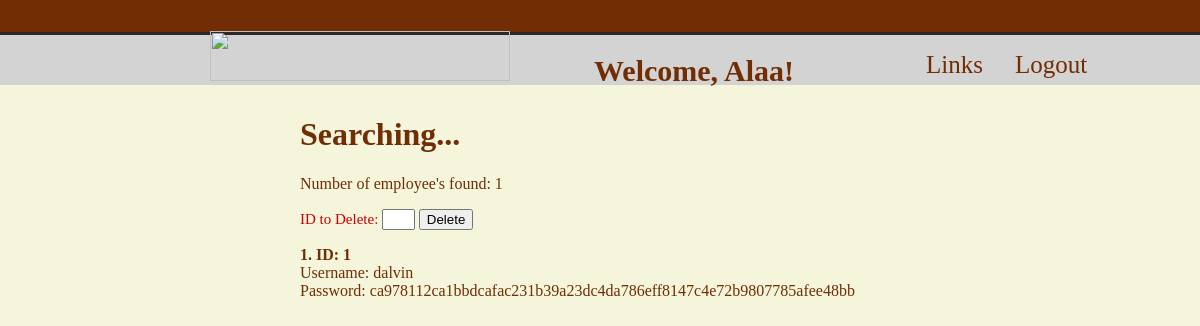
The app's page /results2.php (signed in) with its own data.
### tables this page shows
CREATE TABLE IF NOT EXISTS `employee` (
  `id` int(11) NOT NULL AUTO_INCREMENT,
  `username` varchar(255) NOT NULL,
  `password` varchar(255) NOT NULL,
  PRIMARY KEY (`id`)
);

### results2.php (the view, shortened to what this page needs)
<?php
require ('connect.php');
?>
<html>
<head><title>Welcome to Babies World</title>
</head>
<body>
<div id="top"></div>
<div id="gray">
<div id="pic"> <img id="logo" src="img/logo.png" width="300px" height="50px">
<span style="font-size:30px;color:#712D04;padding:10px;margin-left:70px;font-weight:bold;">Welcome, <?php echo ucfirst($_SESSION['login_user'])."!"; ?></span>
<ul id="navbar" style="margin-top:-50px;">
  <li><a href="index.php">Links</a></li>
  <li><a href="index.php?logout=true">Logout</a></li>
</ul>
</div>
</div>
<div id="mid">
<h1>Searching...</h1>
<?php
  $searchterm=trim($_POST['searchterm']);
  $query = "select * FROM employee WHERE username like '%$searchterm%'";
  $result = $dbcon->query($query);
  $num_results = $result->num_rows;
  echo "<p>Number of employee's found: ".$num_results."</p>";
  echo "<form method='post' action='results2.php'>";
echo "<div style = 'font-size:15px; color:#cc0000; margin-top:10px'>ID to Delete: <input type='text' size='1px' name='iD2Delete'>";
echo " <input type='submit' name='byeuser' value='Delete'></div>";
  echo "</form>";
  for ($i=0; $i <$num_results; $i++) {
     $row = $result->fetch_assoc();
     echo "<p><strong>".($i+1).". ID: ";
     echo htmlspecialchars(stripslashes($row['id']));
     echo "</strong><br />Username: ";
     echo stripslashes($row['username']);
     echo "<br />Password: ";
     echo stripslashes($row['password']);
     echo "<br/>";
     echo "</p>";
  }
?>
</div>
</body>
</html>

### results2.php (style rules this page uses)
html,body { overflow-x: hidden;background-color:beige;height:100%; margin:0;padding:0;color:#712D04; }
#top { background-color:#712D04;width:101.5%;height:40px;margin-left:-8px;margin-top:-8px;border-bottom:solid;color:#2A2A2A; }
#mid { width:600px; margin:auto; padding:10px; }
#pic { margin-left:220px;width:100%;margin-top:40px;height:50px; }
#gray { background-color:#D3D3D3; margin-top:-40px;margin-left:-10px;width:101.5%;height:50px; }
#navbar { margin-left:700px;width:500px; }
ul { list-style-type: none;margin: 0;padding: 0; background-color: #f1f1f1;width: 200px; }
li { float:left;color:#712D04; }
li a { display: block;color:#712D04;padding: 8px 16px;text-decoration: none;font-size:25px;margin-top:5px; }
#logo { margin-top:-4px; }

### records on screen
employee: id "1", username "dalvin", password "ca978112ca1bbdcafac231b39a23dc4da786eff8147c4e72b9807785afee48bb"

### other values on screen
$_SESSION['login_user'] "Alaa"
$num_results "1"
